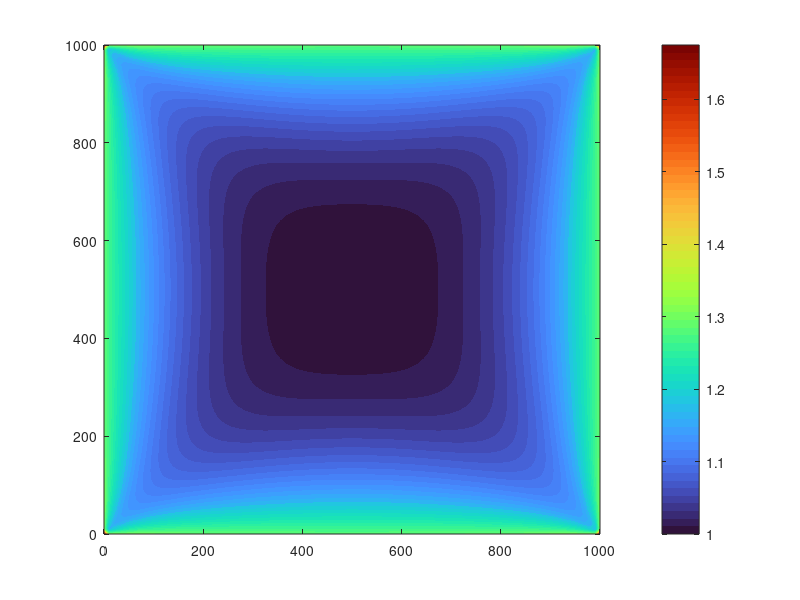

Write MATLAB code to recreate this figure. (Note: this script raises an error after producing the figure.)
% EE 666 Final Project: Performance Analysis of OTDOA Positioning in 5G NR
%  Authors: Vishrut Sharma (25210157), Vikash Kumar Sinha (25210156)
%  IIT Gandhinagar
%
%  CHANNELS SIMULATED:
%   - AWGN only (baseline)
%   - 3GPP TDL-A (NLOS, indoor/urban, 100 ns delay spread)  <-- nrTDLChannel
%   - 3GPP TDL-C (NLOS, outdoor urban, 300 ns delay spread) <-- nrTDLChannel
%
%  BANDWIDTH CONFIGS:
%   - Config A : 52 RBs  ~18.7 MHz  (30 kHz SCS)
%   - Config B : 264 RBs ~95.0 MHz  (30 kHz SCS)
%
%  MONTE CARLO: 1000 trials, random UE positions
%
%  SECTIONS:
%   1. Scenario setup & constants
%   2. Corrected TDoA GDOP heatmap
%   3. CRLB vs bandwidth and SNR
%   4. 5G NR PRS generation (both bandwidth configs)
%   5. Single-point demo: AWGN vs TDL-A cross-correlation comparison
%   6. Single-point positioning demo across all 6 configurations
%   7. Monte Carlo: AWGN vs TDL-A vs TDL-C, 20 MHz vs 100 MHz
%   8. CRLB overlay validation plot


clear; clc; close all;
rng(42);

fprintf('  EE 666 -- 5G NR OTDOA Positioning Final Simulation\n');


%% SECTION 1: SCENARIO SETUP & PHYSICAL CONSTANTS
fprintf('[1/8] Setting up simulation scenario...\n');

c        = 3e8;
areaSize = 1000;

gNB_coords = [0,        0;
              0,        areaSize;
              areaSize, 0;
              areaSize, areaSize];

N_gNB  = size(gNB_coords, 1);
N_TDoA = N_gNB - 1;

ref_UE = [600, 380];

N_MC   = 1000;
margin = 50;
rng(42);
rand_UEs = margin + (areaSize - 2*margin) * rand(N_MC, 2);

SNR_dB_MC  = [0, 10, 20];
SNR_dB_vec = -10:2:30;
Delta_f    = 30e3;


%% SECTION 2: CORRECTED TDoA GDOP HEATMAP
fprintf('[2/8] Computing corrected TDoA GDOP heatmap...\n');

invC = eye(N_TDoA) - ones(N_TDoA) / (N_TDoA + 1);

gridRes  = 10;
[Xg, Yg] = meshgrid(0:gridRes:areaSize, 0:gridRes:areaSize);
GDOP_map  = zeros(size(Xg));

for ii = 1:size(Xg,1)
    for jj = 1:size(Xg,2)
        xu = Xg(ii,jj);
        yu = Yg(ii,jj);
        R  = max(sqrt((gNB_coords(:,1)-xu).^2 + (gNB_coords(:,2)-yu).^2), 1);
        H  = zeros(N_TDoA, 2);
        for k = 2:N_gNB
            H(k-1,1) = (xu-gNB_coords(k,1))/R(k) - (xu-gNB_coords(1,1))/R(1);
            H(k-1,2) = (yu-gNB_coords(k,2))/R(k) - (yu-gNB_coords(1,2))/R(1);
        end
        FIM = H' * invC * H + eye(2)*1e-9;
        GDOP_map(ii,jj) = sqrt(trace(inv(FIM)));
    end
end

R_ref = max(sqrt((gNB_coords(:,1)-ref_UE(1)).^2 + ...
                 (gNB_coords(:,2)-ref_UE(2)).^2), 1);
H_ref = zeros(N_TDoA, 2);
for k = 2:N_gNB
    H_ref(k-1,1) = (ref_UE(1)-gNB_coords(k,1))/R_ref(k) - ...
                   (ref_UE(1)-gNB_coords(1,1))/R_ref(1);
    H_ref(k-1,2) = (ref_UE(2)-gNB_coords(k,2))/R_ref(k) - ...
                   (ref_UE(2)-gNB_coords(1,2))/R_ref(1);
end
GDOP_ref = sqrt(trace(inv(H_ref' * invC * H_ref)));
fprintf('   GDOP at reference UE location = %.4f\n', GDOP_ref);

figure('Name','Fig1_GDOP','Position',[50 50 620 520]);
contourf(Xg, Yg, min(GDOP_map,4), 60, 'LineStyle','none');
colorbar; colormap(turbo); clim([0 4]);
hold on;
scatter(gNB_coords(:,1), gNB_coords(:,2), 180, '^', ...
        'MarkerFaceColor','w','MarkerEdgeColor','k','LineWidth',1.5, ...
        'DisplayName','gNBs');
scatter(ref_UE(1), ref_UE(2), 140, 'o', ...
        'MarkerFaceColor','g','MarkerEdgeColor','k','LineWidth',1.5, ...
        'DisplayName','Ref UE');
title(sprintf('TDoA GDOP Heatmap (Corrected), central GDOP = %.2f', GDOP_ref));
xlabel('X (m)'); ylabel('Y (m)');
axis equal; axis([0 areaSize 0 areaSize]);
legend('Location','best'); hold off;


%% SECTION 3: CRLB vs BANDWIDTH AND SNR
fprintf('[3/8] Computing CRLB curves...\n');

BW_MHz_list = [5, 10, 20, 40, 100];
N_RB_list   = round(BW_MHz_list * 1e6 / (12 * Delta_f));
SNR_lin_vec = 10.^(SNR_dB_vec/10);
colors_bw   = lines(length(BW_MHz_list));

figure('Name','Fig2_CRLB','Position',[50 50 700 500]);
hold on;
for bIdx = 1:length(BW_MHz_list)
    N_SC  = N_RB_list(bIdx) * 12;
    k_idx = (-(N_SC/2):(N_SC/2)-1)';
    brms2 = (Delta_f^2) * mean(k_idx.^2);
    crlb_pos = GDOP_ref * c * sqrt(1 ./ (8*pi^2 * SNR_lin_vec * brms2));
    plot(SNR_dB_vec, crlb_pos, '-', 'Color', colors_bw(bIdx,:), ...
         'LineWidth', 2, 'DisplayName', sprintf('%d MHz', BW_MHz_list(bIdx)));
end
set(gca,'YScale','log'); grid on; grid minor;
xlabel('SNR (dB)'); ylabel('CRLB on 2D Position Error (m)');
title('Cramer-Rao Lower Bound vs. SNR for Different PRS Bandwidths');
legend('Location','southwest'); hold off;


%% SECTION 4: 5G NR PRS GENERATION (STANDARD-COMPLIANT)
fprintf('[4/8] Generating 5G NR PRS waveforms (both BW configs)...\n');

carrierA               = nrCarrierConfig;
carrierA.SubcarrierSpacing = 30;
carrierA.NSizeGrid     = 52;
Fs_A                   = nrOFDMInfo(carrierA).SampleRate;

carrierB               = nrCarrierConfig;
carrierB.SubcarrierSpacing = 30;
carrierB.NSizeGrid     = 264;
Fs_B                   = nrOFDMInfo(carrierB).SampleRate;

fprintf('   Config A: %3d RBs, Fs = %6.2f MHz (~%3.0f MHz PRS BW)\n', ...
        carrierA.NSizeGrid, Fs_A/1e6, carrierA.NSizeGrid*12*Delta_f/1e6);
fprintf('   Config B: %3d RBs, Fs = %6.2f MHz (~%3.0f MHz PRS BW)\n', ...
        carrierB.NSizeGrid, Fs_B/1e6, carrierB.NSizeGrid*12*Delta_f/1e6);

[txA, delaysA] = generate_prs(carrierA, gNB_coords, ref_UE, c);
[txB, delaysB] = generate_prs(carrierB, gNB_coords, ref_UE, c);

prs_demo              = make_prs_config(carrierA, 1);
prsGrid               = zeros(carrierA.NSizeGrid*12, 14);
prsGrid(nrPRSIndices(carrierA, prs_demo)) = nrPRS(carrierA, prs_demo);

figure('Name','Fig3_PRS_Grid','Position',[50 50 600 420]);
imagesc(abs(prsGrid)); set(gca,'YDir','normal');
colormap(parula); colorbar;
title('5G NR PRS Resource Grid - gNB 1 (CombSize=4, 52 RBs, 30 kHz SCS)');
xlabel('OFDM Symbol Index'); ylabel('Subcarrier Index');
occ = nnz(prsGrid) / numel(prsGrid);
text(0.5, 0.95, sprintf('PRS occupancy: %.1f%%', occ*100), ...
     'Units','normalized','Color','w','FontSize',10,'FontWeight','bold', ...
     'HorizontalAlignment','center');


%% SECTION 5: CROSS-CORRELATION — AWGN vs TDL-A, 20 MHz vs 100 MHz
fprintf('[5/8] Generating CCF comparison plots (AWGN vs TDL-A)...\n');

SNR_demo = 20;

[rxA_awgn, toaA_awgn] = rx_awgn(txA, delaysA, SNR_demo);
[rxA_tdla, toaA_tdla] = rx_tdl(txA, delaysA, SNR_demo, Fs_A, 'TDL-A', 100e-9);
[rxB_awgn, toaB_awgn] = rx_awgn(txB, delaysB, SNR_demo);
[rxB_tdla, toaB_tdla] = rx_tdl(txB, delaysB, SNR_demo, Fs_B, 'TDL-A', 100e-9);

figure('Name','Fig4_CCF_Comparison','Position',[50 50 920 560]);

combo_rx  = {rxA_awgn, rxA_tdla, rxB_awgn, rxB_tdla};
combo_tx  = {txA,      txA,      txB,      txB     };
combo_dl  = {delaysA,  delaysA,  delaysB,  delaysB };
combo_lbl = {'20 MHz + AWGN', '20 MHz + TDL-A (100 ns DS)', ...
             '100 MHz + AWGN', '100 MHz + TDL-A (100 ns DS)'};
win_half  = [80, 80, 350, 350];

for s = 1:4
    [co, lg] = xcorr(combo_rx{s}, combo_tx{s}{1});
    co       = abs(co) / max(abs(co));
    pk       = combo_dl{s}(1);
    ww       = max(1, find(lg >= pk-win_half(s), 1)) : ...
               min(length(lg), find(lg <= pk+win_half(s), 1, 'last'));

    subplot(2,2,s);
    plot(lg(ww) - pk, co(ww), 'b', 'LineWidth', 1.5);
    xline(0, '--r', 'True LoS', 'LineWidth', 1.2, 'LabelVerticalAlignment','bottom');
    grid on; ylim([0 1.15]);
    title(combo_lbl{s}, 'FontSize', 9);
    xlabel('Lag offset (samples)'); ylabel('Norm. Correlation');
end
sgtitle('Cross-Correlation Peak: BW and Multipath Channel Effect (gNB 1)', ...
        'FontWeight','bold');


%% SECTION 6: SINGLE-POINT POSITIONING DEMO (ALL 6 CONFIGURATIONS)
fprintf('[6/8] Single-point positioning demo (SNR = %d dB)...\n', SNR_demo);

[rxA_tdlc, toaA_tdlc] = rx_tdl(txA, delaysA, SNR_demo, Fs_A, 'TDL-C', 300e-9);
[rxB_tdlc, toaB_tdlc] = rx_tdl(txB, delaysB, SNR_demo, Fs_B, 'TDL-C', 300e-9);

configs_demo = {
    toaA_awgn, gNB_coords, ref_UE, c, Fs_A, '~20 MHz, AWGN';
    toaA_tdla, gNB_coords, ref_UE, c, Fs_A, '~20 MHz, TDL-A (100 ns)';
    toaA_tdlc, gNB_coords, ref_UE, c, Fs_A, '~20 MHz, TDL-C (300 ns)';
    toaB_awgn, gNB_coords, ref_UE, c, Fs_B, '~100 MHz, AWGN';
    toaB_tdla, gNB_coords, ref_UE, c, Fs_B, '~100 MHz, TDL-A (100 ns)';
    toaB_tdlc, gNB_coords, ref_UE, c, Fs_B, '~100 MHz, TDL-C (300 ns)';
};

est_pos_all = zeros(6, 2);
err_all     = zeros(6, 1);
for i = 1:6
    [est_pos_all(i,:), err_all(i)] = tdoa_nlls( ...
        configs_demo{i,1}, configs_demo{i,2}, configs_demo{i,3}, ...
        configs_demo{i,4}, configs_demo{i,5}, areaSize);
end

fprintf('\n   %-32s  Error (m)\n', 'Configuration');
fprintf('   %-32s  ---------\n', repmat('-',1,32));
for i = 1:6
    fprintf('   %-32s  %.2f\n', configs_demo{i,6}, err_all(i));
end

figure('Name','Fig5_Positioning_Map','Position',[50 50 640 540]);
hold on;
scatter(gNB_coords(:,1), gNB_coords(:,2), 200, '^r', 'filled', 'DisplayName','gNBs');
scatter(ref_UE(1), ref_UE(2), 180, 'og', 'filled', 'DisplayName','True UE');
mkr_styles = {'sb','db','sb','sd','dd','sd'};
mkr_colors = {[0.1 0.4 0.9],[0.1 0.4 0.9],[0.1 0.4 0.9], ...
              [0.9 0.2 0.1],[0.9 0.2 0.1],[0.9 0.2 0.1]};
for i = 1:6
    scatter(est_pos_all(i,1), est_pos_all(i,2), 120, ...
            mkr_styles{i}(1), 'LineWidth', 2, 'MarkerEdgeColor', mkr_colors{i}, ...
            'DisplayName', sprintf('%s (%.1fm)', configs_demo{i,6}, err_all(i)));
end
grid on; axis equal; axis([-100 areaSize+100 -100 areaSize+100]);
xlabel('X (m)'); ylabel('Y (m)');
title(sprintf('Positioning Map - All Configurations (SNR = %d dB)', SNR_demo));
legend('Location','best','FontSize',7); hold off;


%% SECTION 7: MONTE CARLO — 1000 TRIALS
fprintf('\n[7/8] Running Monte Carlo (%d trials x 6 configs x 3 SNRs)...\n', N_MC);
fprintf('      [~18000 total runs -- expect several minutes]\n\n');

ch_names   = {'AWGN', 'TDL-A', 'TDL-C'};
ch_types   = {'awgn', 'tdl',   'tdl'  };
ch_prof    = {'',     'TDL-A', 'TDL-C'};
ch_ds      = {0,      100e-9,  300e-9 };

bw_labels  = {'20 MHz',  '100 MHz'};
bw_carrier = {carrierA,   carrierB};
bw_Fs      = {Fs_A,       Fs_B    };

errors = cell(2, 3, length(SNR_dB_MC));

total_combos = 2 * 3 * length(SNR_dB_MC);
combo_num    = 0;

for bIdx = 1:2
    carr_mc = bw_carrier{bIdx};
    Fs_mc   = bw_Fs{bIdx};

    for cIdx = 1:3
        for sIdx = 1:length(SNR_dB_MC)
            combo_num = combo_num + 1;
            snr_db    = SNR_dB_MC(sIdx);
            err_vec   = zeros(N_MC, 1);

            fprintf('   [%2d/%2d] %-8s + %-20s SNR=%2d dB ... ', ...
                    combo_num, total_combos, ...
                    bw_labels{bIdx}, ch_names{cIdx}, snr_db);

            for trial = 1:N_MC
                ue_pos = rand_UEs(trial, :);

                [tx_mc, dl_mc] = generate_prs(carr_mc, gNB_coords, ue_pos, c);

                if strcmp(ch_types{cIdx}, 'awgn')
                    [~, toa_mc] = rx_awgn(tx_mc, dl_mc, snr_db);
                else
                    [~, toa_mc] = rx_tdl(tx_mc, dl_mc, snr_db, Fs_mc, ...
                                         ch_prof{cIdx}, ch_ds{cIdx});
                end

                [~, err_vec(trial)] = tdoa_nlls(toa_mc, gNB_coords, ue_pos, ...
                                                c, Fs_mc, areaSize);
            end

            errors{bIdx, cIdx, sIdx} = err_vec;
            fprintf('median=%5.1f m  90th=%6.1f m\n', ...
                    median(err_vec), prctile(err_vec, 90));
        end
    end
end


%% SECTION 8: CDF PLOTS AND CRLB VALIDATION
fprintf('\n[8/8] Generating final CDF and validation plots...\n');

N_pts  = N_MC;
x_cdf  = (1:N_pts) / N_pts;

ch_ls   = {'-', '--', ':'};
col_20  = [0.12 0.47 0.71];
col_100 = [0.84 0.15 0.16];
bw_col  = {col_20, col_100};

snr20_idx = find(SNR_dB_MC == 20);
figure('Name','Fig6a_CDF_BW','Position',[50 50 850 520]);
hold on;
for bIdx = 1:2
    for cIdx = 1:3
        es = sort(errors{bIdx, cIdx, snr20_idx});
        plot(es, x_cdf, ...
             'Color',     bw_col{bIdx}, ...
             'LineStyle', ch_ls{cIdx}, ...
             'LineWidth', 2, ...
             'DisplayName', sprintf('%s + %s', bw_labels{bIdx}, ch_names{cIdx}));
    end
end
xline(1, ':k', 'LineWidth', 1, 'HandleVisibility','off');
grid on; xlim([0 200]);
xlabel('2D Positioning Error (m)'); ylabel('CDF');
title(sprintf('CDF of Positioning Error: Bandwidth and Channel Effect  (SNR=20 dB, N=%d)', N_MC));
legend('Location','southeast','FontSize',8,'NumColumns',2); hold off;

snr_colors = {[0.80 0.10 0.10], [0.10 0.55 0.10], [0.10 0.20 0.80]};
figure('Name','Fig6b_CDF_SNR','Position',[50 50 850 520]);
hold on;
for sIdx = 1:length(SNR_dB_MC)
    for cIdx = 1:3
        es = sort(errors{2, cIdx, sIdx});
        plot(es, x_cdf, ...
             'Color',     snr_colors{sIdx}, ...
             'LineStyle', ch_ls{cIdx}, ...
             'LineWidth', 2, ...
             'DisplayName', sprintf('SNR=%d dB + %s', SNR_dB_MC(sIdx), ch_names{cIdx}));
    end
end
grid on; xlim([0 400]);
xlabel('2D Positioning Error (m)'); ylabel('CDF');
title(sprintf('CDF of Positioning Error: SNR and Channel Effect  (~100 MHz PRS, N=%d)', N_MC));
legend('Location','southeast','FontSize',8); hold off;

figure('Name','Fig7_CRLB_Validation','Position',[50 50 720 500]);
hold on;
SNR_lin_sm = 10.^(SNR_dB_vec/10);

for bIdx = 1:2
    N_SC  = bw_carrier{bIdx}.NSizeGrid * 12;
    k_idx = (-(N_SC/2):(N_SC/2)-1)';
    brms2 = (Delta_f^2) * mean(k_idx.^2);

    crlb_sm = GDOP_ref * c * sqrt(1 ./ (8*pi^2 * SNR_lin_sm * brms2));
    plot(SNR_dB_vec, crlb_sm, '-', 'Color', bw_col{bIdx}, 'LineWidth', 2.5, ...
         'DisplayName', sprintf('CRLB (AWGN) %s', bw_labels{bIdx}));

    med_awgn = arrayfun(@(s) median(errors{bIdx,1,s}), 1:length(SNR_dB_MC));
    med_tdla = arrayfun(@(s) median(errors{bIdx,2,s}), 1:length(SNR_dB_MC));
    med_tdlc = arrayfun(@(s) median(errors{bIdx,3,s}), 1:length(SNR_dB_MC));

    plot(SNR_dB_MC, med_awgn, 'o--', 'Color', bw_col{bIdx}, 'LineWidth',2, ...
         'MarkerSize',9, 'DisplayName', sprintf('MC (AWGN) %s', bw_labels{bIdx}));
    plot(SNR_dB_MC, med_tdla, 's:', 'Color', bw_col{bIdx}*0.7, 'LineWidth',2, ...
         'MarkerSize',9, 'DisplayName', sprintf('MC (TDL-A) %s', bw_labels{bIdx}));
    plot(SNR_dB_MC, med_tdlc, '^-.', 'Color', bw_col{bIdx}*0.5, 'LineWidth',2, ...
         'MarkerSize',9, 'DisplayName', sprintf('MC (TDL-C) %s', bw_labels{bIdx}));
end
set(gca,'YScale','log'); grid on; grid minor;
xlabel('SNR (dB)'); ylabel('Median Positioning Error (m)');
title('Monte Carlo Median vs. AWGN CRLB: Multipath Degradation');
legend('Location','southwest','FontSize',7,'NumColumns',2); hold off;

fprintf('  Simulation Complete. %d Monte Carlo trials per config.\n', N_MC);
fprintf('  Save all figures as PNG/EPS for the LaTeX report.\n');


%% LOCAL HELPER FUNCTIONS
function [txWaveforms, true_delays] = generate_prs(carrier, gNB_coords, ue_pos, c)
    ofdmInfo        = nrOFDMInfo(carrier);
    Fs              = ofdmInfo.SampleRate;
    N_gNB           = size(gNB_coords, 1);
    txWaveforms     = cell(N_gNB, 1);
    true_delays     = zeros(N_gNB, 1);
    for i = 1:N_gNB
        prs              = make_prs_config(carrier, i);
        rg               = zeros(carrier.NSizeGrid*12, 14);
        rg(nrPRSIndices(carrier, prs)) = nrPRS(carrier, prs);
        txWaveforms{i}   = nrOFDMModulate(carrier, rg);
        dist             = norm(gNB_coords(i,:) - ue_pos);
        true_delays(i)   = round((dist/c) * Fs);
    end
end

function prs = make_prs_config(carrier, cell_id)
    prs                      = nrPRSConfig;
    prs.NumRB                = carrier.NSizeGrid;
    prs.PRSResourceSetPeriod = [10 0];
    prs.NumPRSSymbols        = 4;
    prs.SymbolStart          = 8;
    prs.NPRSID               = cell_id;
    prs.CombSize             = 4;
end

function [rxSignal, est_ToA] = rx_awgn(txWaveforms, true_delays, SNR_dB)
    N_gNB    = length(txWaveforms);
    sig_len  = length(txWaveforms{1}) + max(true_delays) + 200;
    rxSignal = zeros(sig_len, 1);
    for i = 1:N_gNB
        padded = [zeros(true_delays(i),1); txWaveforms{i}];
        rxSignal(1:length(padded)) = rxSignal(1:length(padded)) + padded;
    end
    rxSignal = awgn(rxSignal, SNR_dB, 'measured');
    est_ToA  = estimate_toa(rxSignal, txWaveforms);
end

function [rxSignal, est_ToA] = rx_tdl(txWaveforms, true_delays, SNR_dB, ...
                                       Fs, profile, delay_spread)
    N_gNB    = length(txWaveforms);
    tail     = ceil(10 * delay_spread * Fs) + 500;
    sig_len  = length(txWaveforms{1}) + max(true_delays) + tail;
    rxSignal = zeros(sig_len, 1);

    for i = 1:N_gNB
        ch                         = nrTDLChannel;
        ch.SampleRate              = Fs;
        ch.DelayProfile            = profile;
        ch.DelaySpread             = delay_spread;
        ch.MaximumDopplerShift     = 0;
        ch.NumTransmitAntennas     = 1;
        ch.NumReceiveAntennas      = 1;
        ch.NormalizePathGains      = true;
        ch.NormalizeChannelOutputs = false; 

        [faded, ~] = ch(txWaveforms{i});

        padded = [zeros(true_delays(i), 1); faded];
        rxSignal(1:length(padded)) = rxSignal(1:length(padded)) + padded;
    end

    rxSignal = awgn(rxSignal, SNR_dB, 'measured');
    est_ToA  = estimate_toa(rxSignal, txWaveforms);
end

function est_ToA = estimate_toa(rxSignal, txWaveforms)
    N_gNB   = length(txWaveforms);
    est_ToA = zeros(N_gNB, 1);
    for i = 1:N_gNB
        [corr_out, lags] = xcorr(rxSignal, txWaveforms{i});
        [~, mx]          = max(abs(corr_out));
        est_ToA(i)       = lags(mx);
    end
end

function [est_pos, err] = tdoa_nlls(est_ToA, gNB_coords, true_pos, ...
                                    c, Fs, areaSize)
    rstd_m = (est_ToA(2:end) - est_ToA(1)) * (c/Fs);

    cost_fn = @(p) sum(( ...
        (sqrt((gNB_coords(2:end,1)-p(1)).^2+(gNB_coords(2:end,2)-p(2)).^2) - ...
         sqrt((gNB_coords(1,1)-p(1))^2+(gNB_coords(1,2)-p(2))^2)) ...
        - rstd_m ).^2);

    opts    = optimset('Display','off','TolX',1e-6,'TolFun',1e-10,'MaxIter',5000);
    est_pos = fminsearch(cost_fn, [areaSize/2, areaSize/2], opts);
    err     = norm(true_pos - est_pos);
end


%% SECTION 9: DOPPLER SHIFT ANALYSIS (UE MOBILITY)
fprintf('\n[9/10] Running Doppler Monte Carlo (TDL-A, SNR=20 dB)...\n');

doppler_vals  = [0, 10, 100, 400];     % Hz
doppler_labels = {'Static (0 Hz)', 'Pedestrian (10 Hz)', ...
                  'Vehicular (100 Hz)', 'High-speed (400 Hz)'};
SNR_doppler   = 20;

errors_dop = cell(2, length(doppler_vals));

for bIdx = 1:2
    carr_d = bw_carrier{bIdx};
    Fs_d   = bw_Fs{bIdx};

    for dIdx = 1:length(doppler_vals)
        fd     = doppler_vals(dIdx);
        ev     = zeros(N_MC, 1);

        fprintf('   %s + %s, f_D=%3d Hz ... ', ...
                bw_labels{bIdx}, 'TDL-A', fd);

        for trial = 1:N_MC
            ue_pos = rand_UEs(trial,:);
            [tx_d, dl_d] = generate_prs(carr_d, gNB_coords, ue_pos, c);
            [~, toa_d]   = rx_tdl_doppler(tx_d, dl_d, SNR_doppler, ...
                                           Fs_d, 'TDL-A', 100e-9, fd);
            [~, ev(trial)] = tdoa_nlls(toa_d, gNB_coords, ue_pos, ...
                                       c, Fs_d, areaSize);
        end

        errors_dop{bIdx, dIdx} = ev;
        fprintf('median=%.2f m  90th=%.2f m\n', ...
                median(ev), prctile(ev,90));
    end
end

%% SECTION 9b: CCF SHAPE UNDER DOPPLER (gNB 1, single realisation)
fprintf('\n[10/10] Generating Doppler CCF and CDF plots...\n');

figure('Name','Fig8_CCF_Doppler','Position',[50 50 900 560]);
dop_colors = {[0.2 0.7 0.2], [0.2 0.2 0.9], [0.9 0.6 0.1], [0.9 0.1 0.1]};

for dIdx = 1:4
    fd = doppler_vals(dIdx);

    [rx_ccf, ~] = rx_tdl_doppler(txA, delaysA, SNR_demo, Fs_A, ...
                                  'TDL-A', 100e-9, fd);
    [co, lg] = xcorr(rx_ccf, txA{1});
    co = abs(co)/max(abs(co));
    pk = delaysA(1);
    ww = find(lg >= pk-80, 1) : find(lg <= pk+80, 1,'last');

    subplot(2,4,dIdx);
    plot(lg(ww)-pk, co(ww), 'Color', dop_colors{dIdx}, 'LineWidth',1.5);
    xline(0,'--r','LineWidth',1);
    grid on; ylim([0 1.15]);
    title(sprintf('20 MHz\n%s', doppler_labels{dIdx}), 'FontSize',8);
    xlabel('Lag offset (samples)'); ylabel('Norm. Corr.');

    [rx_ccf2, ~] = rx_tdl_doppler(txB, delaysB, SNR_demo, Fs_B, ...
                                   'TDL-A', 100e-9, fd);
    [co2, lg2] = xcorr(rx_ccf2, txB{1});
    co2 = abs(co2)/max(abs(co2));
    pk2 = delaysB(1);
    ww2 = find(lg2 >= pk2-350, 1) : find(lg2 <= pk2+350, 1,'last');

    subplot(2,4,dIdx+4);
    plot(lg2(ww2)-pk2, co2(ww2), 'Color', dop_colors{dIdx}, 'LineWidth',1.5);
    xline(0,'--r','LineWidth',1);
    grid on; ylim([0 1.15]);
    title(sprintf('100 MHz\n%s', doppler_labels{dIdx}), 'FontSize',8);
    xlabel('Lag offset (samples)'); ylabel('Norm. Corr.');
end
sgtitle('CCF Peak Shape: TDL-A, Doppler Effect (gNB 1, SNR=20 dB)', ...
        'FontWeight','bold');

%% SECTION 9c: CDF — DOPPLER EFFECT
figure('Name','Fig9_CDF_Doppler','Position',[50 50 860 520]);
dop_ls     = {'-', '--', ':', '-.'};
bw_col_dop = {[0.12 0.47 0.71], [0.84 0.15 0.16]};

hold on;
for bIdx = 1:2
    for dIdx = 1:length(doppler_vals)
        es = sort(errors_dop{bIdx, dIdx});
        plot(es, x_cdf, ...
             'Color',     bw_col_dop{bIdx}, ...
             'LineStyle', dop_ls{dIdx}, ...
             'LineWidth', 2, ...
             'DisplayName', sprintf('%s + %s', bw_labels{bIdx}, doppler_labels{dIdx}));
    end
end
grid on; xlim([0 30]);
xlabel('2D Positioning Error (m)'); ylabel('CDF');
title(sprintf('CDF of Positioning Error: Doppler Effect  (TDL-A, SNR=20 dB, N=%d)', N_MC));
legend('Location','southeast','FontSize',7,'NumColumns',2); hold off;

%% SECTION 9d: MEDIAN AND 90th PERCENTILE vs DOPPLER
figure('Name','Fig10_Doppler_vs_BW','Position',[50 50 700 480]);
hold on;

pct50_A = cellfun(@(e) median(e),    errors_dop(1,:));
pct90_A = cellfun(@(e) prctile(e,90),errors_dop(1,:));
pct50_B = cellfun(@(e) median(e),    errors_dop(2,:));
pct90_B = cellfun(@(e) prctile(e,90),errors_dop(2,:));

fd_plot = doppler_vals + 0.5;

plot(fd_plot, pct50_A, 'o-',  'Color', bw_col_dop{1}, 'LineWidth',2, ...
     'MarkerSize',9, 'DisplayName','20 MHz — Median');
plot(fd_plot, pct90_A, 's--', 'Color', bw_col_dop{1}, 'LineWidth',2, ...
     'MarkerSize',9, 'DisplayName','20 MHz — 90th pct');
plot(fd_plot, pct50_B, 'o-',  'Color', bw_col_dop{2}, 'LineWidth',2, ...
     'MarkerSize',9, 'DisplayName','100 MHz — Median');
plot(fd_plot, pct90_B, 's--', 'Color', bw_col_dop{2}, 'LineWidth',2, ...
     'MarkerSize',9, 'DisplayName','100 MHz — 90th pct');

set(gca,'XScale','log','YScale','log');
xticks([0.5 10 100 400]);
xticklabels({'0 (static)','10 (ped.)','100 (veh.)','400 (high-speed)'});
grid on; grid minor;
xlabel('Doppler Shift f_D (Hz)'); ylabel('Positioning Error (m)');
title('50th and 90th Percentile Error vs. Doppler Shift (TDL-A, SNR=20 dB)');
legend('Location','northwest','FontSize',9); hold off;

fprintf('\n=== All Doppler figures generated. ===\n');


%% ADDITIONAL LOCAL FUNCTION: rx_tdl_doppler


function [rxSignal, est_ToA] = rx_tdl_doppler(txWaveforms, true_delays, ...
                                               SNR_dB, Fs, profile, ...
                                               delay_spread, doppler_hz)
    N_gNB    = length(txWaveforms);
    tail     = ceil(10 * delay_spread * Fs) + 500;
    sig_len  = length(txWaveforms{1}) + max(true_delays) + tail;
    rxSignal = zeros(sig_len, 1);

    for i = 1:N_gNB
        ch                         = nrTDLChannel;
        ch.SampleRate              = Fs;
        ch.DelayProfile            = profile;
        ch.DelaySpread             = delay_spread;
        ch.MaximumDopplerShift     = doppler_hz;
        ch.NumTransmitAntennas     = 1;
        ch.NumReceiveAntennas      = 1;
        ch.NormalizePathGains      = true;
        ch.NormalizeChannelOutputs = false;

        [faded, ~] = ch(txWaveforms{i});

        padded = [zeros(true_delays(i), 1); faded];
        rxSignal(1:length(padded)) = rxSignal(1:length(padded)) + padded;
    end

    rxSignal = awgn(rxSignal, SNR_dB, 'measured');
    est_ToA  = estimate_toa(rxSignal, txWaveforms);
end
